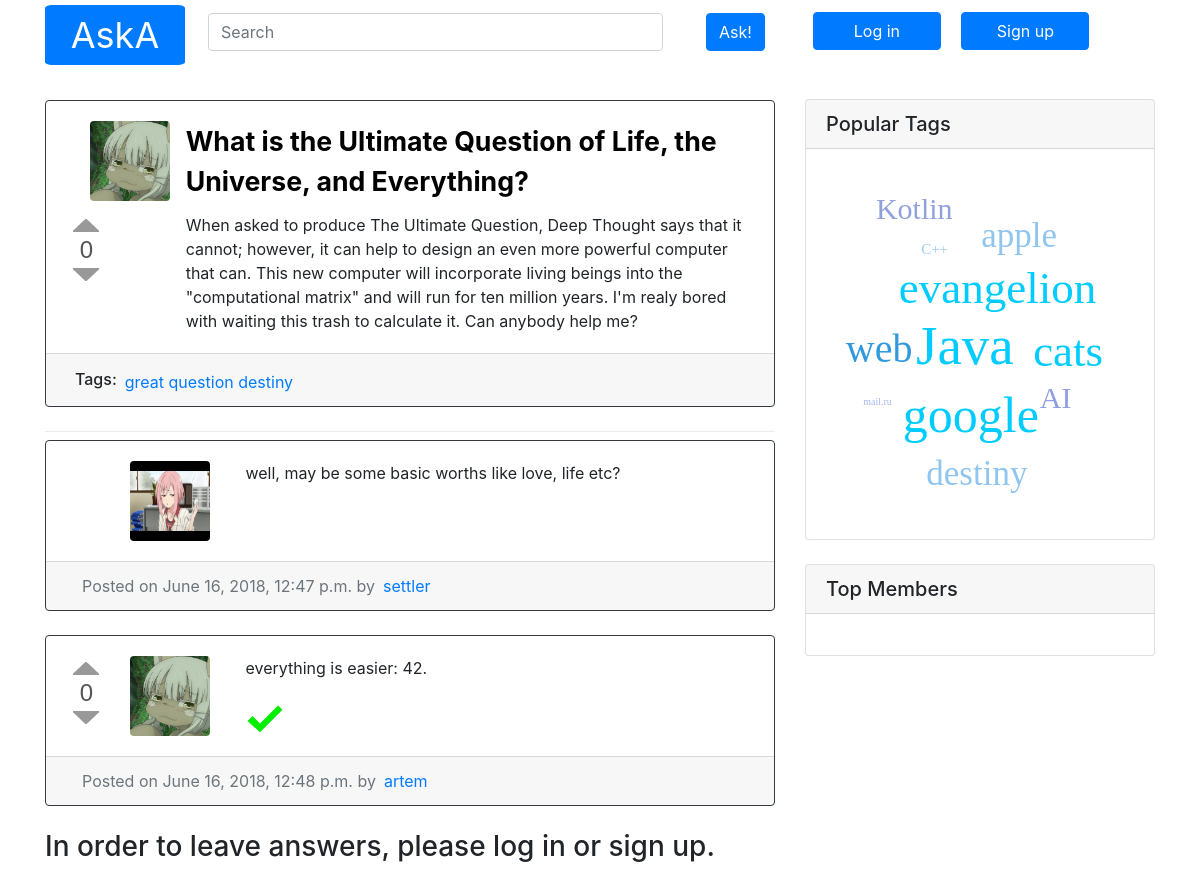
Before: /question/1 with the older database file.
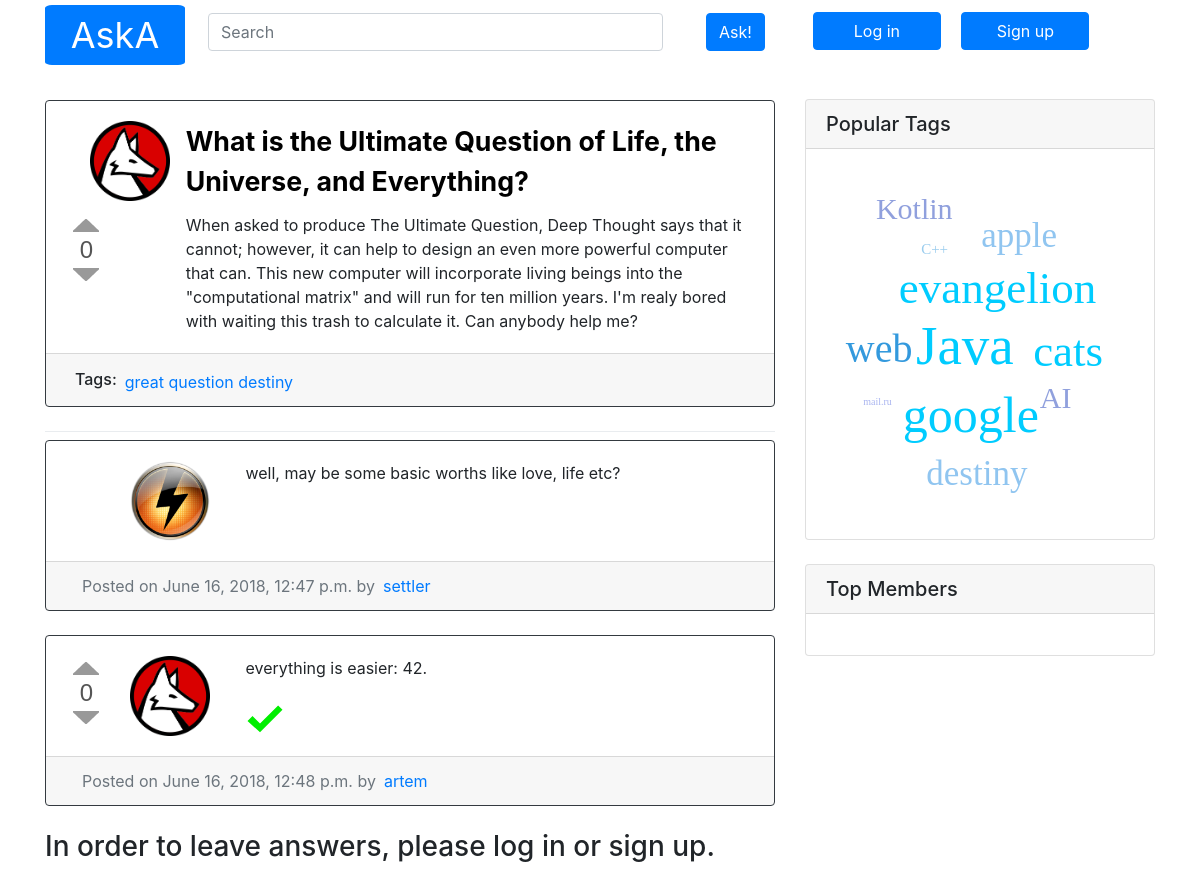
After: the same page with the newer database file.
### question_list/models.py (models this page shows, shortened)
class Question(models.Model):
    title = models.CharField(max_length=200)
    text = models.TextField()
    author = models.ForeignKey('User', related_name='questions', on_delete=models.CASCADE)
    created = models.DateTimeField(default=timezone.now)
    tags = models.ManyToManyField('Tag', related_name='questions')
    rating = models.IntegerField(default=0)
    objects = QuestionManager()
    class Meta:
        ordering = ['created']

class User(models.Model):
    user = models.OneToOneField(jUser, related_name='profile', on_delete=models.CASCADE)
    avatar = models.ImageField(upload_to='users_avatars', blank=True)
    rating = models.IntegerField(default=0)
    objects = UserManager()

class Answer(models.Model):
    text = models.TextField(max_length=3000)
    author = models.ForeignKey('User', related_name='answers', on_delete=models.CASCADE)
    question = models.ForeignKey('Question', related_name='answers', on_delete=models.CASCADE)
    is_correct = models.BooleanField(default=False)
    created = models.DateTimeField(default=timezone.now)
    rating = models.IntegerField(default=0)
    class Meta:
        ordering = ['-rating']

### question_list/views.py (the view, shortened to what this page needs)
# urls.py: path('question/<int:question_id>', views.question_view, name='question'),
def question_view(request, question_id):
    question = get_object_or_404(Question, pk=question_id)
    answers = question.answers.all()
    tags = question.tags.all()
    form = AnswerModelForm()
    return render(request, 'question_list/question.html', {'question': question, 'answers': answers, 'tags': tags, 'form': form})

### question_list/models.py
class AnswerModelForm(forms.ModelForm):
    class Meta:
        model = Answer
        fields = ('text',)
        widgets = {
            'text': forms.Textarea(attrs = {
                'rows': 5, 'cols': 120, 'class': "form-control", 'id': "questionBody", 'placeholder': "Type here..."
                }),
        }
        label=''
        labels = { 'text': ('') }
        error_messages = {
            'text': {
                'max_length': ("This answer is too long."),
                'required': ("Please, enter an answer!"),
            },
        }

### question_list/models.py (called while the page is built)
    def get_absolute_tag_url(self):
        return "/tag/%s" % self.text

### question_list/templates/question_list/question.html (shortened to what the changed rows need)
{% extends "question_list/base.html" %}
{% load staticfiles %}
                {% block content %}
                <div class="col-md-8">
                    <div class="card mb-4 border-dark">
                        <div class="card-body">
                          <div class="row">
                              <div class="col-md-2">
                                  <img class="ml-4 img-circle img-fluid usericon-big rounded" title="{{ question.author.user.username }}"
                                    {% if question.author.avatar %} src="{{ question.author.avatar.url }}"
                                    {% else %}
                                    src="{% static 'img/icon128.svg' %}"
                                    {% endif %} >
                              </div>
                              <div class="col-md-10">
                                <p class="question card-title">{{ question.title }}</p>
                              </div>
                            </div>
                            <div class="row">
                              <div class="examples col-md-2" id="vote1"></div>
                              <div class="col-md-10">{{ question.text }}</div>
                            </div>
                          </div>
                      </div>
                      {% for answer in answers %}
                      <div class="card mb-4 border-dark" id="answer{{ answer.id }}">
                        <div class="card-body">
                          <div class="row">
                            <div class="examples col-md-1" id="vote{{ answer.id }}"></div>
                              <div class="col-md-2">
                                  <img class="ml-1 img-circle img-fluid usericon-big rounded"
                                  {% if answer.author.avatar %} src="{{ answer.author.avatar.url }}"
                                  {% else %}
                                  src="{% static 'img/icon128.svg' %}"
                                  {% endif %}
                                  >
                              </div>
                              <div class="col-md-8">
                                  <p class="card-text">
                                  {{ answer.text }}
                                  </p>
                                  {% if answer.is_correct %}
                                  <img src="{% static 'img/check.svg' %}" alt="correct" class="checked">
                                  {% endif %}
                              </div>
                            </div>
                          </div>
                          <div class="card-footer">
                          <div class="row ml-3">
                            <div class="text-muted">Posted on {{ answer.created }} by </div>
                            <a class="ml-2" href="#"> {{ answer.author.user.username }} </a>
                          </div>
                        </div>
                      </div>
                      {% endfor %}
                    </div>
                {% endblock %}

Changed rows visible on the page:
changed through a linked row, Question "What is the Ultimate Question of Life, the Universe, and Everything?": author.avatar: a different picture
changed through a linked row, Answer "well, may be some basic worths like love, life etc?": author.avatar: a different picture
changed through a linked row, Answer "everything is easier: 42.": author.avatar: a different picture
